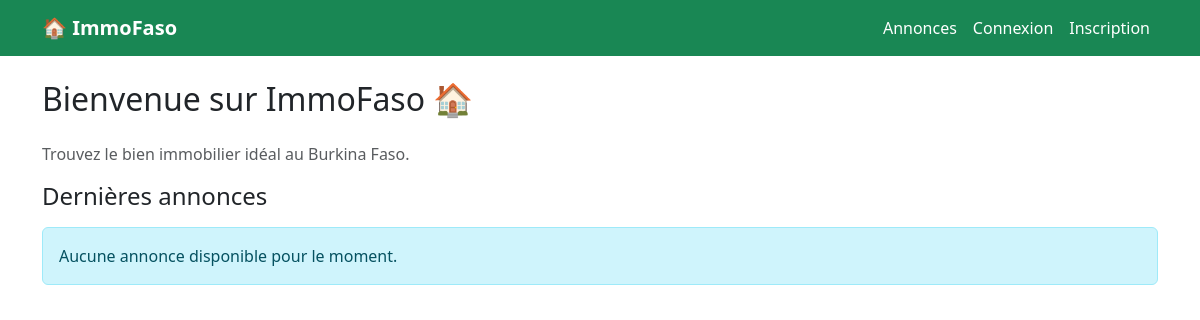
The app's page /, older data.
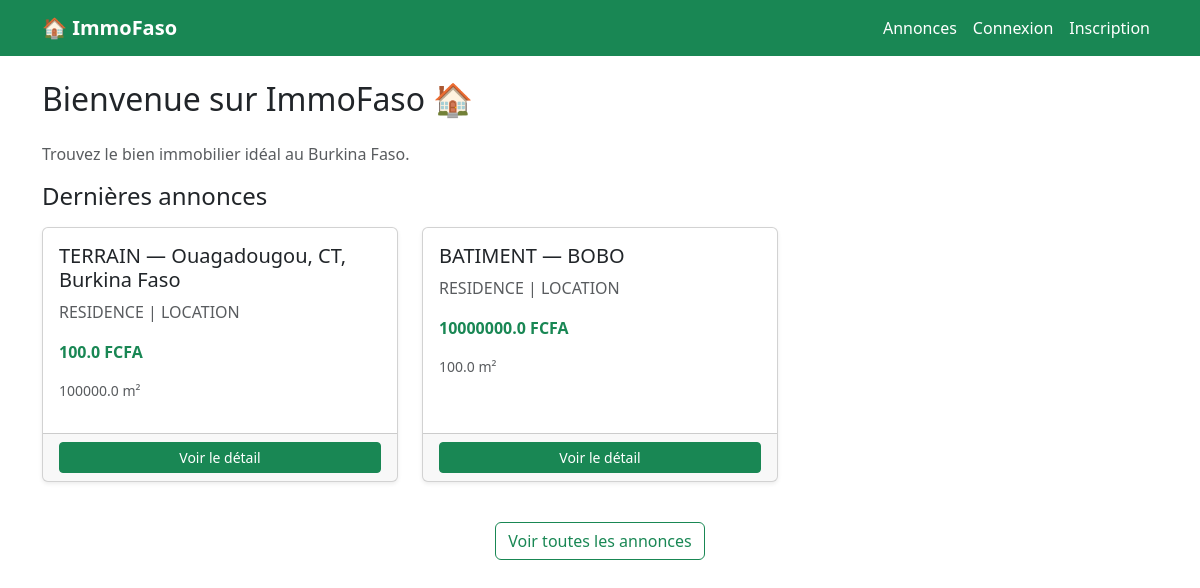
The same page, newer data.
### core/models.py (models this page shows, shortened)
class Annonce(models.Model):
    OPTION_CHOICES = [
        ('LOCATION', 'Location'),
        ('VENTE', 'Vente'),
    ]
    STATUT_CHOICES = [
        ('EN_ATTENTE', 'En attente de validation'),
        ('PUBLIEE', 'Publiée'),
        ('REFUSEE', 'Refusée'),
        ('RETIREE', 'Retirée'),
    ]
    bailleur = models.ForeignKey(
        Bailleur,
        on_delete=models.CASCADE,
        related_name='annonces',
        null=True,
        blank=True
    )
    bien = models.ForeignKey(
        BienImmobilier,
        on_delete=models.CASCADE,
        related_name='annonces'
    )
    agent_validateur = models.ForeignKey(
        Agent,
        on_delete=models.SET_NULL,
        null=True,
        blank=True,
        related_name='annonces_validees'
    )
    agent_createur = models.ForeignKey(
    Agent,
    on_delete=models.SET_NULL,
    null=True,
    blank=True,
    related_name='annonces_agence'
)
    option = models.CharField(max_length=10, choices=OPTION_CHOICES)
    prix = models.FloatField()
    description = models.TextField()
    statut = models.CharField(max_length=20, choices=STATUT_CHOICES, default='EN_ATTENTE')
    date_publication = models.DateTimeField(auto_now_add=True)
    class Meta:
        verbose_name = 'Annonce'

class BienImmobilier(models.Model):
    TYPE_CHOICES = [
        ('TERRAIN', 'Terrain'),
        ('BATIMENT', 'Bâtiment'),
        ('APPARTEMENT', 'Appartement'),
        ('VILLA', 'Villa'),
        ('COMMERCE', 'Commerce'),
    ]
    USAGE_CHOICES = [
        ('RESIDENCE', 'Résidence'),
        ('BUREAU', 'Bureau'),
        ('COMMERCE', 'Commerce'),
        ('AGRICULTURE', 'Agriculture'),
    ]
    proprietaire = models.ForeignKey(Bailleur, on_delete=models.CASCADE, related_name='biens',null=True,blank=True  )
    type = models.CharField(max_length=20, choices=TYPE_CHOICES)
    usage = models.CharField(max_length=20, choices=USAGE_CHOICES)
    superficie = models.FloatField()
    ville = models.CharField(max_length=100)
    localisation = models.CharField(max_length=255)
    description = models.TextField()
    class Meta:
        verbose_name = 'Bien Immobilier'

### core/views.py (the view)
# urls.py: path('', views.accueil, name='accueil'),
def accueil(request):
    annonces = Annonce.objects.filter(statut='PUBLIEE').order_by('-date_publication')[:6]
    return render(request, 'accueil.html', {'annonces': annonces})

### core/templates/accueil.html (shortened to what this page needs)
{% extends 'base.html' %}
{% block content %}
<h2 class="mb-4">Bienvenue sur ImmoFaso 🏠</h2>
<p class="text-muted">Trouvez le bien immobilier idéal au Burkina Faso.</p>
<h4 class="mb-3">Dernières annonces</h4>
{% if annonces %}
    <div class="row">
        {% for annonce in annonces %}
        <div class="col-md-4 mb-4">
            <div class="card h-100 shadow-sm">
                <div class="card-body">
                    <h5 class="card-title">{{ annonce.bien.type }} — {{ annonce.bien.ville }}</h5>
                    <p class="text-muted">{{ annonce.bien.usage }} | {{ annonce.option }}</p>
                    <p class="fw-bold text-success">{{ annonce.prix }} FCFA</p>
                    <p class="text-muted small">{{ annonce.bien.superficie }} m²</p>
                </div>
                <div class="card-footer">
                    <a href="{% url 'detail_annonce' annonce.id %}" class="btn btn-success btn-sm w-100">
                        Voir le détail
                    </a>
                </div>
            </div>
        </div>
        {% endfor %}
    </div>
    <div class="text-center mt-3">
        <a href="{% url 'liste_annonces' %}" class="btn btn-outline-success">
            Voir toutes les annonces
        </a>
    </div>
{% else %}
    <div class="alert alert-info">Aucune annonce disponible pour le moment.</div>
{% endif %}
{% endblock %}

### core/templates/base.html (shortened to what this page needs)
<!DOCTYPE html>
<html lang="fr">
<head>
    <link href="https://cdn.jsdelivr.net/npm/bootstrap@5.3.0/dist/css/bootstrap.min.css" rel="stylesheet">
</head>
<body>
    <nav class="navbar navbar-expand-lg navbar-dark bg-success">
        <div class="container">
            <a class="navbar-brand fw-bold" href="{% url 'accueil' %}">🏠 ImmoFaso</a>
            <div class="navbar-nav ms-auto">
                <a class="nav-link text-white" href="{% url 'liste_annonces' %}">Annonces</a>
                {% if user.is_authenticated %}
                    {% if user.bailleur %}
                        <a class="nav-link text-white" href="{% url 'mes_annonces_bailleur' %}">Mes annonces</a>
                        <a class="nav-link text-white" href="{% url 'deposer_annonce' %}">Déposer</a>
                    {% endif %}
                    {% if user.client %}
                        <a class="nav-link text-white" href="{% url 'mes_favoris_client' %}">Favoris</a>
                        <a class="nav-link text-white" href="{% url 'mes_demandes_client' %}">Mes visites</a>
                    {% endif %}
                    {% if user.agent %}
                        <a class="nav-link text-white fw-bold" href="{% url 'agent_dashboard' %}">Tableau de bord</a>
                        <a class="nav-link text-white" href="{% url 'liste_annonces_en_attente' %}">Annonces</a>
                        <a class="nav-link text-white" href="{% url 'liste_demandes_agent' %}">Demandes</a>
                    {% endif %}
                    {% if user.manager %}
                        <a class="nav-link text-white" href="{% url 'dashboard' %}">Dashboard</a>
                        <a class="nav-link text-white" href="{% url 'liste_utilisateurs' %}">Utilisateurs</a>
                    {% endif %}
                    <a class="nav-link text-white" href="{% url 'logout' %}">Déconnexion</a>
                {% else %}
                    <a class="nav-link text-white" href="{% url 'login' %}">Connexion</a>
                    <a class="nav-link text-white" href="{% url 'inscription' %}">Inscription</a>
                {% endif %}
            </div>
        </div>
    </nav>
    <div class="container mt-4">
        {% block content %}{% endblock %}
    </div>
</body>
</html>

Row changes from the older to the newer data that the page shows:
added Annonce: bien.type "TERRAIN", bien.ville "Ouagadougou, CT, Burkina Faso", bien.usage "RESIDENCE", option "LOCATION", prix "100.0", bien.superficie "100000.0"
now on this page (row edited): Annonce: bien.type "BATIMENT", bien.ville "BOBO", bien.usage "RESIDENCE", option "LOCATION", prix "10000000.0", bien.superficie "100.0"
Text that changed along with them:
text no longer shown: "Aucune annonce disponible pour le moment."
text now shown: "Voir toutes les annonces"
